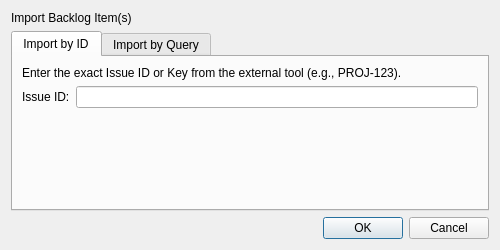
<?xml version="1.0" encoding="UTF-8"?>
<ui version="4.0">
 <class>ImportIssueDialog</class>
 <widget class="QDialog" name="ImportIssueDialog">
  <property name="geometry">
   <rect>
    <x>0</x>
    <y>0</y>
    <width>500</width>
    <height>250</height>
   </rect>
  </property>
  <property name="windowTitle">
   <string>Import from External Tool</string>
  </property>
  <property name="modal">
   <bool>true</bool>
  </property>
  <layout class="QVBoxLayout" name="verticalLayout">
   <item>
    <widget class="QLabel" name="headerLabel">
     <property name="text">
      <string>Import Backlog Item(s)</string>
     </property>
    </widget>
   </item>
   <item>
    <widget class="QTabWidget" name="tabWidget">
     <property name="currentIndex">
      <number>0</number>
     </property>
     <widget class="QWidget" name="byIdTab">
      <attribute name="title">
       <string>Import by ID</string>
      </attribute>
      <layout class="QFormLayout" name="formLayout">
       <item row="0" column="0" colspan="2">
        <widget class="QLabel" name="idInstructionLabel">
         <property name="text">
          <string>Enter the exact Issue ID or Key from the external tool (e.g., PROJ-123).</string>
         </property>
         <property name="wordWrap">
          <bool>true</bool>
         </property>
        </widget>
       </item>
       <item row="1" column="0">
        <widget class="QLabel" name="issueIdLabel">
         <property name="text">
          <string>Issue ID:</string>
         </property>
        </widget>
       </item>
       <item row="1" column="1">
        <widget class="QLineEdit" name="issueIdLineEdit"/>
       </item>
      </layout>
     </widget>
     <widget class="QWidget" name="byQueryTab">
      <attribute name="title">
       <string>Import by Query</string>
      </attribute>
      <layout class="QVBoxLayout" name="verticalLayout_2">
       <item>
        <widget class="QLabel" name="queryInstructionLabel">
         <property name="text">
          <string>Enter the query string or filter to find issues to import (e.g., JQL for Jira).</string>
         </property>
        </widget>
       </item>
       <item>
        <widget class="QPlainTextEdit" name="queryTextEdit"/>
       </item>
      </layout>
     </widget>
    </widget>
   </item>
   <item>
    <widget class="QDialogButtonBox" name="buttonBox">
     <property name="orientation">
      <enum>Qt::Horizontal</enum>
     </property>
     <property name="standardButtons">
      <set>QDialogButtonBox::Cancel|QDialogButtonBox::Ok</set>
     </property>
     <property name="centerButtons">
      <bool>false</bool>
     </property>
    </widget>
   </item>
  </layout>
 </widget>
 <resources/>
 <connections>
  <connection>
   <sender>buttonBox</sender>
   <signal>accepted()</signal>
   <receiver>ImportIssueDialog</receiver>
   <slot>accept()</slot>
   <hints>
    <hint type="sourcelabel">
     <x>248</x>
     <y>252</y>
    </hint>
    <hint type="destinationlabel">
     <x>157</x>
     <y>274</y>
    </hint>
   </hints>
  </connection>
  <connection>
   <sender>buttonBox</sender>
   <signal>rejected()</signal>
   <receiver>ImportIssueDialog</receiver>
   <slot>reject()</slot>
   <hints>
    <hint type="sourcelabel">
     <x>316</x>
     <y>260</y>
    </hint>
    <hint type="destinationlabel">
     <x>286</x>
     <y>274</y>
    </hint>
   </hints>
  </connection>
 </connections>
</ui>
